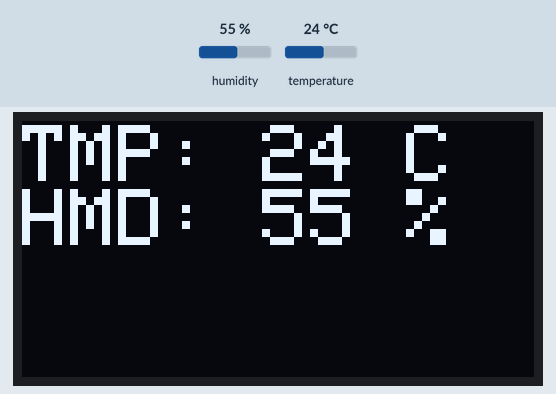
Recording of a sketch running on a simulated Arduino Nano, built with avr-gcc and run on an emulated ATmega328P. On the bench: 128×64 one-colour display. Inputs (shaded band) come from the test bench; at power-on: humidity 55 %, temperature 24 °C.

Above: at 2.8 s.
2.9 s: humidity set to 22 %
At 5.9 s:
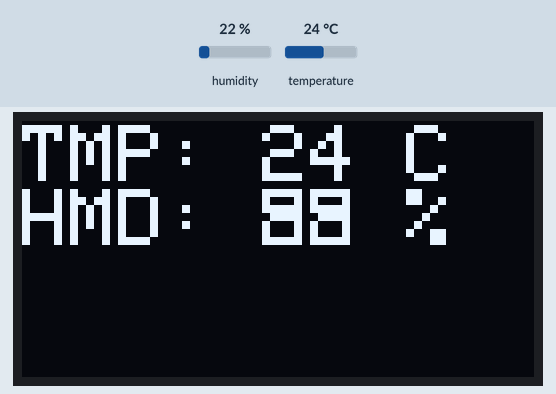
6.6 s: temperature set to 12 °C
At 9.8 s:
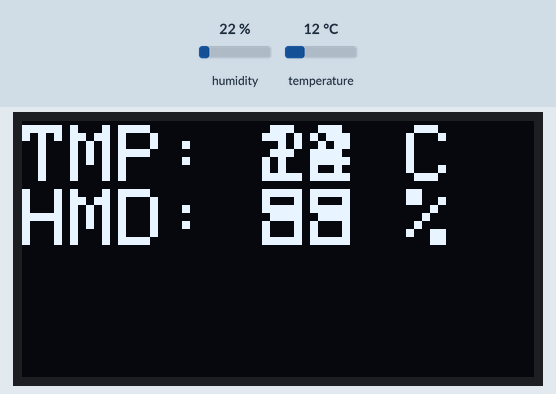
10.8 s: humidity set to 40 %
At 13.8 s:
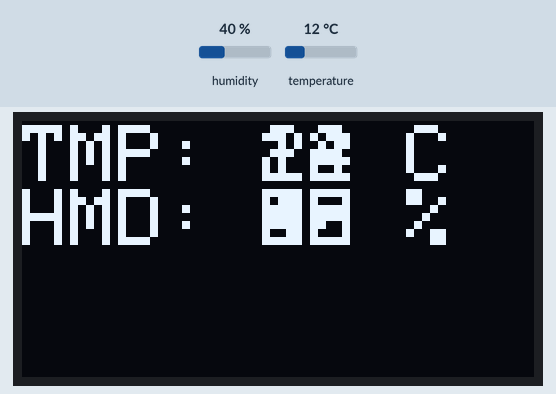
14.9 s: temperature set to 19 °C
Timing chart, 0 to 17.9 s (numbered marks = the images above; inputs shaded):
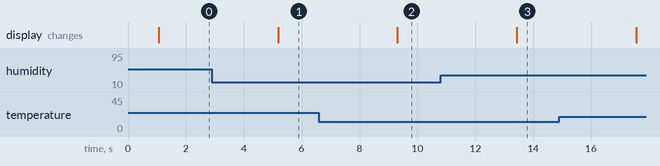

Measured:
- after the input at 2.9 s, the display: changes after 2.3 s (image 1)
- after the input at 6.6 s, the display: changes after 2.7 s (image 2)
- after the input at 10.8 s, the display: changes after 2.6 s (image 3)

The sketch:

128x64_OLED_with_Weather.ino
```cpp
// This is based on DTH22 Module sensor, Weather application display on 0.96 OLED 128x64 along with Arduino NANO on 19 March 2022 by Syed Abid Ali
// 0.96" OLED PIN Config to Arduino Nano Shield
// GND Pin  ===> GND
// VDD Pin  ===> 5V
// SCK Pin  ===> SCL
// SDA Pin  ===> SDA

// DHT 22 PIN Config to Arduino Nano Shield
// + Pin  ===> 5V
// OUT Pin  ===> D10
// - Pin  ===> GND


#include <SPI.h>
#include <Wire.h>
#include <Adafruit_GFX.h>
#include <Adafruit_SSD1306.h>
#include <Fonts/Tiny3x3a2pt7b.h>
#include <DHT.h>;

#define OLED_RESET 4
Adafruit_SSD1306 Display(OLED_RESET);

//Constants
#define DHTPIN 10     // what pin we're connected to
#define DHTTYPE DHT22   // DHT 22
DHT dht(DHTPIN, DHTTYPE); //// Initialize DHT sensor for normal 16mhz Arduino

//Variables
//int chk;
int h;  //Stores humidity value
int t; //Stores temperature value

void setup() {
  dht.begin();
  Display.begin(SSD1306_SWITCHCAPVCC, 0x3C);  // initialize with the I2C addr 0x3C (for the 128x64)
  //Display.setFont(&Tiny3x3a2pt7b);
  Display.clearDisplay();
}

void loop() {

  h = dht.readHumidity();
  t = dht.readTemperature();

  Display.setTextSize(2);
  Display.setTextColor(WHITE);
  Display.setCursor(0, 1);
  Display.print(F("TMP: " ));
  Display.print(t);
  Display.println(F(" C"));

  Display.setCursor(0, 17);
  Display.print(F("HMD: " ));
  Display.print(h);
  Display.print(F(" %"));
  delay(1000);

  Display.display();

}
```
